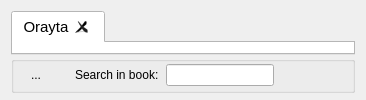
  <widget class="QWidget" name="centralWidget">
   <property name="sizePolicy">
    <sizepolicy hsizetype="Expanding" vsizetype="Expanding">
     <horstretch>1</horstretch>
     <verstretch>1</verstretch>
    </sizepolicy>
   </property>
   <property name="layoutDirection">
    <enum>Qt::LeftToRight</enum>
   </property>
   <layout class="QVBoxLayout" name="verticalLayout_2">
    <property name="bottomMargin">
     <number>7</number>
    </property>
    <item>
     <layout class="QVBoxLayout" name="verticalLayout_12">
      <property name="spacing">
       <number>1</number>
      </property>
      <property name="topMargin">
       <number>0</number>
      </property>
      <item>
       <widget class="QTabWidget" name="viewTab">
        <property name="palette">
         <palette>
          <active>
           <colorrole role="WindowText">
            <brush brushstyle="SolidPattern">
             <color alpha="255">
              <red>0</red>
              <green>0</green>
              <blue>0</blue>
             </color>
            </brush>
           </colorrole>
           <colorrole role="Button">
            <brush brushstyle="SolidPattern">
             <color alpha="255">
              <red>255</red>
              <green>255</green>
              <blue>255</blue>
             </color>
            </brush>
           </colorrole>
           <colorrole role="Light">
            <brush brushstyle="SolidPattern">
             <color alpha="255">
              <red>255</red>
              <green>255</green>
              <blue>255</blue>
             </color>
            </brush>
           </colorrole>
           <colorrole role="Midlight">
            <brush brushstyle="SolidPattern">
             <color alpha="255">
              <red>255</red>
              <green>255</green>
              <blue>255</blue>
             </color>
            </brush>
           </colorrole>
           <colorrole role="Dark">
            <brush brushstyle="SolidPattern">
             <color alpha="255">
              <red>127</red>
              <green>127</green>
              <blue>127</blue>
             </color>
            </brush>
           </colorrole>
           <colorrole role="Mid">
            <brush brushstyle="SolidPattern">
             <color alpha="255">
              <red>170</red>
              <green>170</green>
              <blue>170</blue>
             </color>
            </brush>
           </colorrole>
           <colorrole role="Text">
            <brush brushstyle="SolidPattern">
             <color alpha="255">
              <red>0</red>
              <green>0</green>
              <blue>0</blue>
             </color>
            </brush>
           </colorrole>
           <colorrole role="BrightText">
            <brush brushstyle="SolidPattern">
             <color alpha="255">
              <red>255</red>
              <green>255</green>
              <blue>255</blue>
             </color>
            </brush>
           </colorrole>
           <colorrole role="ButtonText">
            <brush brushstyle="SolidPattern">
             <color alpha="255">
              <red>0</red>
              <green>0</green>
              <blue>0</blue>
             </color>
            </brush>
           </colorrole>
           <colorrole role="Base">
            <brush brushstyle="SolidPattern">
             <color alpha="255">
              <red>255</red>
              <green>255</green>
              <blue>255</blue>
             </color>
            </brush>
           </colorrole>
           <colorrole role="Window">
            <brush brushstyle="SolidPattern">
             <color alpha="255">
              <red>255</red>
              <green>255</green>
              <blue>255</blue>
             </color>
            </brush>
           </colorrole>
           <colorrole role="Shadow">
            <brush brushstyle="SolidPattern">
             <color alpha="255">
              <red>0</red>
              <green>0</green>
              <blue>0</blue>
             </color>
            </brush>
           </colorrole>
           <colorrole role="AlternateBase">
            <brush brushstyle="SolidPattern">
             <color alpha="255">
              <red>255</red>
              <green>255</green>
              <blue>255</blue>
             </color>
            </brush>
           </colorrole>
           <colorrole role="ToolTipBase">
            <brush brushstyle="SolidPattern">
             <color alpha="255">
              <red>255</red>
              <green>255</green>
              <blue>220</blue>
             </color>
            </brush>
           </colorrole>
           <colorrole role="ToolTipText">
            <brush brushstyle="SolidPattern">
             <color alpha="255">
              <red>0</red>
              <green>0</green>
              <blue>0</blue>
             </color>
            </brush>
           </colorrole>
          </active>
          <inactive>
           <colorrole role="WindowText">
            <brush brushstyle="SolidPattern">
             <color alpha="255">
              <red>0</red>
              <green>0</green>
              <blue>0</blue>
             </color>
            </brush>
           </colorrole>
           <colorrole role="Button">
            <brush brushstyle="SolidPattern">
             <color alpha="255">
              <red>255</red>
              <green>255</green>
              <blue>255</blue>
             </color>
            </brush>
           </colorrole>
           <colorrole role="Light">
            <brush brushstyle="SolidPattern">
             <color alpha="255">
              <red>255</red>
              <green>255</green>
              <blue>255</blue>
             </color>
            </brush>
           </colorrole>
           <colorrole role="Midlight">
            <brush brushstyle="SolidPattern">
             <color alpha="255">
              <red>255</red>
              <green>255</green>
              <blue>255</blue>
             </color>
            </brush>
           </colorrole>
           <colorrole role="Dark">
            <brush brushstyle="SolidPattern">
             <color alpha="255">
              <red>127</red>
              <green>127</green>
              <blue>127</blue>
             </color>
            </brush>
           </colorrole>
           <colorrole role="Mid">
            <brush brushstyle="SolidPattern">
             <color alpha="255">
              <red>170</red>
              <green>170</green>
              <blue>170</blue>
             </color>
            </brush>
           </colorrole>
           <colorrole role="Text">
            <brush brushstyle="SolidPattern">
             <color alpha="255">
              <red>0</red>
              <green>0</green>
              <blue>0</blue>
             </color>
            </brush>
           </colorrole>
           <colorrole role="BrightText">
            <brush brushstyle="SolidPattern">
             <color alpha="255">
              <red>255</red>
              <green>255</green>
              <blue>255</blue>
             </color>
            </brush>
           </colorrole>
           <colorrole role="ButtonText">
            <brush brushstyle="SolidPattern">
             <color alpha="255">
              <red>0</red>
              <green>0</green>
              <blue>0</blue>
             </color>
            </brush>
           </colorrole>
           <colorrole role="Base">
            <brush brushstyle="SolidPattern">
             <color alpha="255">
              <red>255</red>
              <green>255</green>
              <blue>255</blue>
             </color>
            </brush>
           </colorrole>
           <colorrole role="Window">
            <brush brushstyle="SolidPattern">
             <color alpha="255">
              <red>255</red>
              <green>255</green>
              <blue>255</blue>
             </color>
            </brush>
           </colorrole>
           <colorrole role="Shadow">
            <brush brushstyle="SolidPattern">
             <color alpha="255">
              <red>0</red>
              <green>0</green>
              <blue>0</blue>
             </color>
            </brush>
           </colorrole>
           <colorrole role="AlternateBase">
            <brush brushstyle="SolidPattern">
             <color alpha="255">
              <red>255</red>
              <green>255</green>
              <blue>255</blue>
             </color>
            </brush>
           </colorrole>
           <colorrole role="ToolTipBase">
            <brush brushstyle="SolidPattern">
             <color alpha="255">
              <red>255</red>
              <green>255</green>
              <blue>220</blue>
             </color>
            </brush>
           </colorrole>
           <colorrole role="ToolTipText">
            <brush brushstyle="SolidPattern">
             <color alpha="255">
              <red>0</red>
              <green>0</green>
              <blue>0</blue>
             </color>
            </brush>
           </colorrole>
          </inactive>
          <disabled>
           <colorrole role="WindowText">
            <brush brushstyle="SolidPattern">
             <color alpha="255">
              <red>127</red>
              <green>127</green>
              <blue>127</blue>
             </color>
            </brush>
           </colorrole>
           <colorrole role="Button">
            <brush brushstyle="SolidPattern">
             <color alpha="255">
              <red>255</red>
              <green>255</green>
              <blue>255</blue>
             </color>
            </brush>
           </colorrole>
           <colorrole role="Light">
            <brush brushstyle="SolidPattern">
             <color alpha="255">
              <red>255</red>
              <green>255</green>
              <blue>255</blue>
             </color>
            </brush>
           </colorrole>
           <colorrole role="Midlight">
            <brush brushstyle="SolidPattern">
             <color alpha="255">
              <red>255</red>
              <green>255</green>
              <blue>255</blue>
             </color>
            </brush>
           </colorrole>
           <colorrole role="Dark">
            <brush brushstyle="SolidPattern">
             <color alpha="255">
              <red>127</red>
              <green>127</green>
              <blue>127</blue>
             </color>
            </brush>
           </colorrole>
           <colorrole role="Mid">
            <brush brushstyle="SolidPattern">
             <color alpha="255">
              <red>170</red>
              <green>170</green>
              <blue>170</blue>
             </color>
            </brush>
           </colorrole>
           <colorrole role="Text">
            <brush brushstyle="SolidPattern">
             <color alpha="255">
              <red>127</red>
              <green>127</green>
              <blue>127</blue>
             </color>
            </brush>
           </colorrole>
           <colorrole role="BrightText">
            <brush brushstyle="SolidPattern">
             <color alpha="255">
              <red>255</red>
              <green>255</green>
              <blue>255</blue>
             </color>
            </brush>
           </colorrole>
           <colorrole role="ButtonText">
            <brush brushstyle="SolidPattern">
             <color alpha="255">
              <red>127</red>
              <green>127</green>
              <blue>127</blue>
             </color>
            </brush>
           </colorrole>
           <colorrole role="Base">
            <brush brushstyle="SolidPattern">
             <color alpha="255">
              <red>255</red>
              <green>255</green>
              <blue>255</blue>
             </color>
            </brush>
           </colorrole>
           <colorrole role="Window">
            <brush brushstyle="SolidPattern">
             <color alpha="255">
              <red>255</red>
              <green>255</green>
              <blue>255</blue>
             </color>
            </brush>
           </colorrole>
           <colorrole role="Shadow">
            <brush brushstyle="SolidPattern">
             <color alpha="255">
              <red>0</red>
              <green>0</green>
              <blue>0</blue>
             </color>
            </brush>
           </colorrole>
           <colorrole role="AlternateBase">
            <brush brushstyle="SolidPattern">
             <color alpha="255">
              <red>255</red>
              <green>255</green>
              <blue>255</blue>
             </color>
            </brush>
           </colorrole>
           <colorrole role="ToolTipBase">
            <brush brushstyle="SolidPattern">
             <color alpha="255">
              <red>255</red>
              <green>255</green>
              <blue>220</blue>
             </color>
            </brush>
           </colorrole>
           <colorrole role="ToolTipText">
            <brush brushstyle="SolidPattern">
             <color alpha="255">
              <red>0</red>
              <green>0</green>
              <blue>0</blue>
             </color>
            </brush>
           </colorrole>
          </disabled>
         </palette>
        </property>
        <property name="font">
         <font>
          <pointsize>11</pointsize>
         </font>
        </property>
        <property name="layoutDirection">
         <enum>Qt::LeftToRight</enum>
        </property>
        <property name="currentIndex">
         <number>0</number>
        </property>
        <property name="iconSize">
         <size>
          <width>18</width>
          <height>18</height>
         </size>
        </property>
        <property name="tabsClosable">
         <bool>true</bool>
        </property>
        <property name="movable">
         <bool>true</bool>
        </property>
        <widget class="QWidget" name="tab1">
         <attribute name="title">
          <string>Orayta</string>
         </attribute>
         <widget class="QPushButton" name="newTabButton">
          <property name="geometry">
           <rect>
            <x>320</x>
            <y>60</y>
            <width>31</width>
            <height>31</height>
           </rect>
          </property>
          <property name="toolTip">
           <string>Open new tab</string>
          </property>
          <property name="text">
           <string/>
          </property>
          <property name="icon">
           <iconset resource="Orayta.qrc">
            <normaloff>:/Icons/tab-new.png</normaloff>:/Icons/tab-new.png</iconset>
          </property>
          <property name="iconSize">
           <size>
            <width>18</width>
            <height>18</height>
           </size>
          </property>
          <property name="flat">
           <bool>true</bool>
          </property>
         </widget>
         <widget class="QDialogButtonBox" name="btnBox">
          <property name="geometry">
           <rect>
            <x>320</x>
            <y>30</y>
            <width>161</width>
            <height>28</height>
           </rect>
          </property>
          <property name="standardButtons">
           <set>QDialogButtonBox::NoButton</set>
          </property>
         </widget>
         <widget class="QToolButton" name="showSearchBarButton">
          <property name="geometry">
           <rect>
            <x>460</x>
            <y>60</y>
            <width>29</width>
            <height>28</height>
           </rect>
          </property>
          <property name="toolTip">
           <string>Search in selected books</string>
          </property>
          <property name="text">
           <string/>
          </property>
          <property name="icon">
           <iconset resource="Orayta.qrc">
            <normaloff>:/Icons/edit-find.png</normaloff>:/Icons/edit-find.png</iconset>
          </property>
          <property name="iconSize">
           <size>
            <width>18</width>
            <height>18</height>
           </size>
          </property>
          <property name="checkable">
           <bool>true</bool>
          </property>
          <property name="checked">
           <bool>false</bool>
          </property>
          <property name="toolButtonStyle">
           <enum>Qt::ToolButtonIconOnly</enum>
          </property>
          <property name="autoRaise">
           <bool>true</bool>
          </property>
         </widget>
         <widget class="QToolButton" name="topButton">
          <property name="geometry">
           <rect>
            <x>370</x>
            <y>60</y>
            <width>29</width>
            <height>28</height>
           </rect>
          </property>
          <property name="toolTip">
           <string>Jump to top</string>
          </property>
          <property name="text">
           <string/>
          </property>
          <property name="icon">
           <iconset resource="Orayta.qrc">
            <normaloff>:/Icons/arrow-up.png</normaloff>:/Icons/arrow-up.png</iconset>
          </property>
          <property name="iconSize">
           <size>
            <width>18</width>
            <height>18</height>
           </size>
          </property>
          <property name="checkable">
           <bool>false</bool>
          </property>
          <property name="toolButtonStyle">
           <enum>Qt::ToolButtonIconOnly</enum>
          </property>
          <property name="autoRaise">
           <bool>true</bool>
          </property>
         </widget>
         <widget class="QToolButton" name="zoomoutButton">
          <property name="geometry">
           <rect>
            <x>400</x>
            <y>60</y>
            <width>29</width>
            <height>28</height>
           </rect>
          </property>
          <property name="toolTip">
           <string>Zoom out</string>
          </property>
          <property name="text">
           <string/>
          </property>
          <property name="icon">
           <iconset resource="Orayta.qrc">
            <normaloff>:/Icons/zoom-out.png</normaloff>:/Icons/zoom-out.png</iconset>
          </property>
          <property name="iconSize">
           <size>
            <width>18</width>
            <height>18</height>
           </size>
          </property>
          <property name="checkable">
           <bool>false</bool>
          </property>
          <property name="toolButtonStyle">
           <enum>Qt::ToolButtonIconOnly</enum>
          </property>
          <property name="autoRaise">
           <bool>true</bool>
          </property>
         </widget>
         <widget class="QToolButton" name="zoominButton">
          <property name="geometry">
           <rect>
            <x>430</x>
            <y>60</y>
            <width>29</width>
            <height>28</height>
           </rect>
          </property>
          <property name="toolTip">
           <string>Zoom in</string>
          </property>
          <property name="text">
           <string/>
          </property>
          <property name="icon">
           <iconset resource="Orayta.qrc">
            <normaloff>:/Icons/zoom-in.png</normaloff>:/Icons/zoom-in.png</iconset>
          </property>
          <property name="iconSize">
           <size>
            <width>18</width>
            <height>18</height>
           </size>
          </property>
          <property name="checkable">
           <bool>false</bool>
          </property>
          <property name="toolButtonStyle">
           <enum>Qt::ToolButtonIconOnly</enum>
          </property>
          <property name="autoRaise">
           <bool>true</bool>
          </property>
         </widget>
         <widget class="QPushButton" name="spaceButton">
          <property name="geometry">
           <rect>
            <x>320</x>
            <y>120</y>
            <width>86</width>
            <height>28</height>
           </rect>
          </property>
          <property name="text">
           <string/>
          </property>
          <property name="flat">
           <bool>true</bool>
          </property>
         </widget>
        </widget>
       </widget>
      </item>
      <item>
       <widget class="QGroupBox" name="searchGroupBX">
        <property name="enabled">
         <bool>true</bool>
        </property>
        <layout class="QHBoxLayout" name="horizontalLayout_3">
         <property name="spacing">
          <number>7</number>
         </property>
         <property name="leftMargin">
          <number>10</number>
         </property>
         <property name="topMargin">
          <number>0</number>
         </property>
         <property name="rightMargin">
          <number>10</number>
         </property>
         <property name="bottomMargin">
          <number>2</number>
         </property>
         <item>
          <widget class="QToolButton" name="hideSearchButton">
           <property name="styleSheet">
            <string notr="true"/>
           </property>
           <property name="text">
            <string>...</string>
           </property>
           <property name="icon">
            <iconset resource="Orayta.qrc">
             <normaloff>:/Icons/edit-delete.png</normaloff>:/Icons/edit-delete.png</iconset>
           </property>
           <property name="autoRaise">
            <bool>true</bool>
           </property>
          </widget>
         </item>
         <item>
          <spacer name="horizontalSpacer">
           <property name="orientation">
            <enum>Qt::Horizontal</enum>
           </property>
           <property name="sizeType">
            <enum>QSizePolicy::Maximum</enum>
           </property>
           <property name="sizeHint" stdset="0">
            <size>
             <width>20</width>
             <height>20</height>
            </size>
           </property>
          </spacer>
         </item>
         <item>
          <widget class="QLabel" name="label">
           <property name="text">
            <string>Search in book:</string>
           </property>
          </widget>
         </item>
         <item>
          <widget class="QLineEdit" name="lineEdit">
           <property name="layoutDirection">
            <enum>Qt::RightToLeft</enum>
           </property>
          </widget>
         </item>
         <item>
          <widget class="QToolButton" name="searchBackwords">
           <property name="toolTip">
            <string>Search backwards in book</string>
           </property>
           <property name="text">
            <string/>
           </property>
           <property name="icon">
            <iconset resource="Orayta.qrc">
             <normaloff>:/Icons/search-left.png</normaloff>:/Icons/search-left.png</iconset>
           </property>
           <property name="iconSize">
            <size>
             <width>19</width>
             <height>19</height>
            </size>
           </property>
           <property name="checkable">
            <bool>false</bool>
           </property>
           <property name="toolButtonStyle">
            <enum>Qt::ToolButtonIconOnly</enum>
           </property>
           <property name="autoRaise">
            <bool>true</bool>
           </property>
          </widget>
         </item>
         <item>
          <widget class="QToolButton" name="searchForward">
           <property name="toolTip">
            <string>Search forward in book</string>
           </property>
           <property name="text">
            <string/>
           </property>
           <property name="icon">
            <iconset resource="Orayta.qrc">
             <normaloff>:/Icons/search-right.png</normaloff>:/Icons/search-right.png</iconset>
           </property>
           <property name="iconSize">
            <size>
             <width>19</width>
             <height>19</height>
            </size>
           </property>
           <property name="checkable">
            <bool>false</bool>
           </property>
           <property name="toolButtonStyle">
            <enum>Qt::ToolButtonIconOnly</enum>
           </property>
           <property name="autoRaise">
            <bool>true</bool>
           </property>
          </widget>
         </item>
        </layout>
       </widget>
      </item>
     </layout>
    </item>
   </layout>
  </widget>
